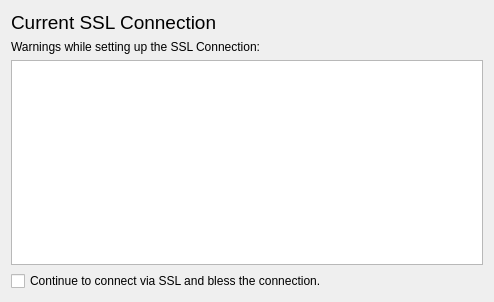
<?xml version="1.0" encoding="UTF-8"?>
<ui version="4.0">
 <class>sslErrorsDialog</class>
 <widget class="QWidget" name="sslErrorsDialog">
  <property name="geometry">
   <rect>
    <x>0</x>
    <y>0</y>
    <width>494</width>
    <height>302</height>
   </rect>
  </property>
  <property name="windowTitle">
   <string>Form</string>
  </property>
  <layout class="QGridLayout" name="gridLayout">
   <item row="0" column="0">
    <widget class="QLabel" name="label">
     <property name="font">
      <font>
       <pointsize>14</pointsize>
      </font>
     </property>
     <property name="text">
      <string>Current SSL Connection</string>
     </property>
    </widget>
   </item>
   <item row="1" column="0">
    <widget class="QLabel" name="_topLabel">
     <property name="text">
      <string>Warnings while setting up the SSL Connection:</string>
     </property>
    </widget>
   </item>
   <item row="2" column="0">
    <widget class="QTextBrowser" name="_tbErrors">
     <property name="openExternalLinks">
      <bool>true</bool>
     </property>
    </widget>
   </item>
   <item row="3" column="0">
    <widget class="QCheckBox" name="_cbAccept">
     <property name="text">
      <string>Continue to connect via SSL and bless the connection.</string>
     </property>
    </widget>
   </item>
  </layout>
 </widget>
 <resources/>
 <connections/>
</ui>
